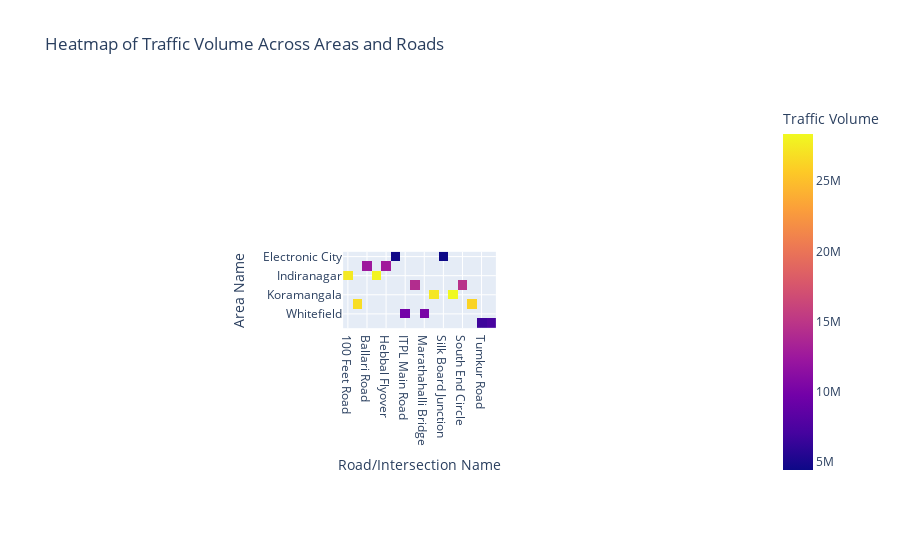

The notebook cell saved with this chart:
### Code cell
import plotly.express as px

heatmap_data = df.pivot_table(values='Traffic Volume', index='Area Name', columns='Road/Intersection Name', aggfunc='sum')

fig = px.imshow(heatmap_data, labels=dict(x="Road/Intersection Name", y="Area Name", color="Traffic Volume"),
                title="Heatmap of Traffic Volume Across Areas and Roads")

fig.show()

### Figure 1 — Plotly figure (JSON) as saved in the notebook; plotly's stock layout.template omitted (floating-point values rounded to 4 significant figures)
{"data": [{"coloraxis": "coloraxis", "hovertemplate": "Road/Intersection Name: %{x}<br>Area Name: %{y}<br>Traffic Volume: %{z}<extra></extra>", "name": "0", "type": "heatmap", "x": ["100 Feet Road", "Anil Kumble Circle", "Ballari Road", "CMH Road", "Hebbal Flyover", "Hosur Road", "ITPL Main Road", "Jayanagar 4th Block", "Marathahalli Bridge", "Sarjapur Road", "Silk Board Junction", "Sony World Junction", "South End Circle", "Trinity Circle", "Tumkur Road", "Yeshwanthpur Circle"], "xaxis": "x", "y": ["Electronic City", "Hebbal", "Indiranagar", "Jayanagar", "Koramangala", "M.G. Road", "Whitefield", "Yeshwanthpur"], "yaxis": "y", "z": [[null, null, null, null, null, 4586351, null, null, null, null, 4436997, null, null, null, null, null], [null, null, 12505777, null, 12700794, null, null, null, null, null, null, null, null, null, null, null], [27482893, null, null, 28046255, null, null, null, null, null, null, null, null, null, null, null, null], [null, null, null, null, null, null, null, 14207817, null, null, null, null, 14649543, null, null, null], [null, null, null, null, null, null, null, null, null, 27329166, null, 28366028, null, null, null, null], [null, 26756138, null, null, null, null, null, null, null, null, null, null, null, 26229802, null, null], [null, null, null, null, null, null, 9839717, null, 10220293, null, null, null, null, null, null, null], [null, null, null, null, null, null, null, null, null, null, null, null, null, null, 6705391, 7190364]]}], "layout": {"autosize": true, "coloraxis": {"colorbar": {"title": {"text": "Traffic Volume"}}, "colorscale": [[0, "#0d0887"], [0.1111, "#46039f"], [0.2222, "#7201a8"], [0.3333, "#9c179e"], [0.4444, "#bd3786"], [0.5556, "#d8576b"], [0.6667, "#ed7953"], [0.7778, "#fb9f3a"], [0.8889, "#fdca26"], [1, "#f0f921"]]}, "title": {"text": "Heatmap of Traffic Volume Across Areas and Roads"}, "xaxis": {"anchor": "y", "autorange": true, "constrain": "domain", "domain": [0.3875, 0.6125], "range": [-0.5, 15.5], "scaleanchor": "y", "title": {"text": "Road/Intersection Name"}, "type": "category"}, "yaxis": {"anchor": "x", "autorange": true, "constrain": "domain", "domain": [0, 1], "range": [7.5, -0.5], "title": {"text": "Area Name"}, "type": "category"}}}
